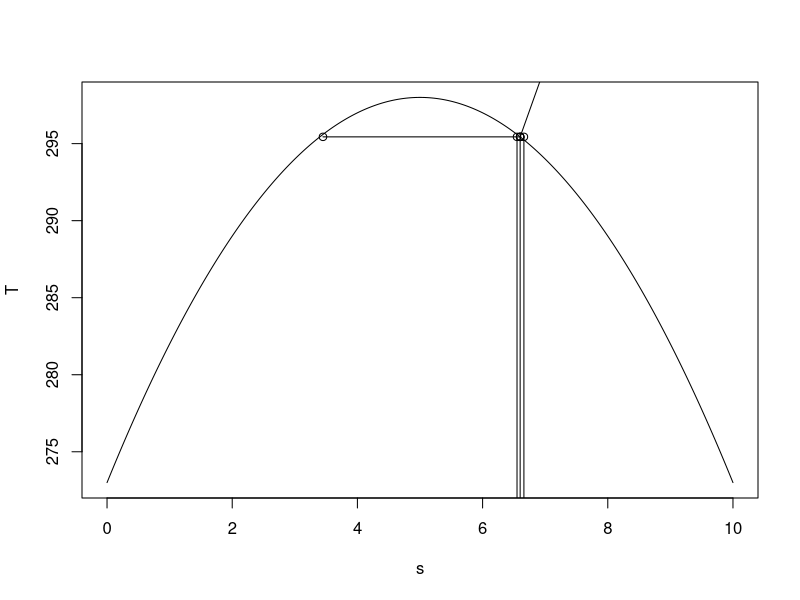

Here is the R script that generated this plot:
# page no: 189

m = 1;
p = 8;
s1 = 6.55;
T = 200;
s_f1 = 2.0457;
s_fg1 = 4.6139;
h_f1 = 720.9;
h_fg1 = 2046.5;
h2 = 2839.3;
x1 = (s1-s_f1)/s_fg1;
h1 = h_f1+x1*h_fg1;
Q = h2-h1;
print(Q)
s = seq(0,10,by=0.01);
T = (-(s-5)^2+298);
plot(s,T,type='l')
T = c(295.44, 295.44);
s = c(6.6, 3.45);
lines(s,T,type='o')
s = c(6.6, 7);
T = c(295.44, 300);
lines(s,T,type='o')
s = c(6.55, 6.55);
T = c(270, 295.44);
lines(s,T,type='o')
s = c(6.6, 6.6);
T = c(270, 295.44);
lines(s,T,type='o')
s = c(6.66, 6.66);
T = c(270, 295.44);
lines(s,T,type='o')

